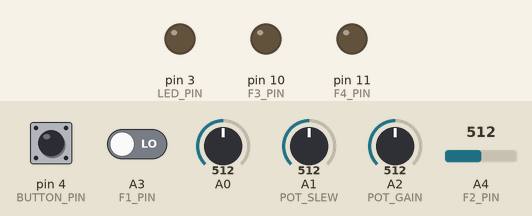
The sketch below on a simulated Arduino Uno, built with avr-gcc and run on an emulated ATmega328P. On the bench: output pins drawn as LEDs (lit = HIGH). Inputs (shaded band) come from the test bench; at power-on: pin 4 (BUTTON_PIN) HIGH, A3 (F1_PIN) LOW, A0 = 512, A1 (POT_SLEW) = 512, A2 (POT_GAIN) = 512, A4 (F2_PIN) = 512. Random numbers use the default seed unless the sketch sets one.

Above: at 1.2 s.
1.3 s: pin 4 (BUTTON_PIN) pulled LOW for 0.15 s
At 1.45 s:
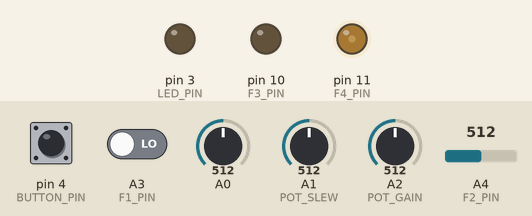
At 2.8 s:
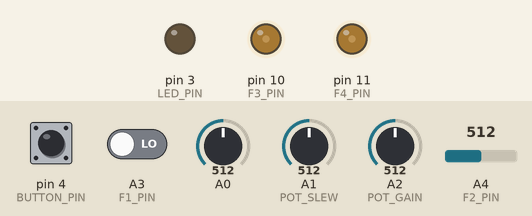
3.1 s: A3 (F1_PIN) driven HIGH
At 3.7 s:
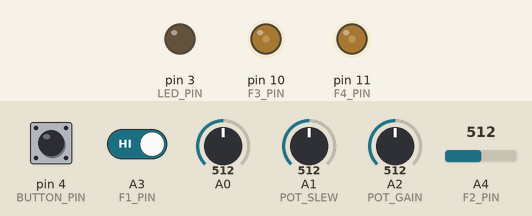
Timing chart, 0 to 6.1 s (numbered marks = the images above; inputs shaded):
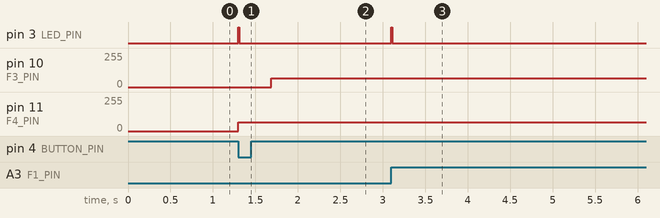

The sketch:

mod1-sampleandhold.ino
```cpp
/*
// Sample and Hold with Slew for Hagiwos Mod1 by Rob Heel.
 Classical sample and hold function. Sample and hold output on F4, triggered by button or F1 trigger in.
 If nothing is patched into sample input F2 an internal sample source is used.
 Pot1 is a bias for the internal noise. In the middle position truly random, fully clockwise shifts towards higher values,
 fully counter clockwise shifts towards lower values. Pot3  is gain/level.
 Slewed output on F3 with Pot 2 controling time constant of the slew.

Potentiometers
    Potentiometer 1 → A0 noise bias
    Potentiometer 2 → A1 time constant slew
    Potentiometer 3 → A2 gain
Inputs/Outputs:
    F1 → A3 trigger in
    F2 → A4 sample input
    F3 → A5 slew output
    F4 → D11 sample and hold output
    LED → Pin 3
    Button → Pin 4 trigger

*/


#include <Arduino.h>

// Pin Definitions
#define BUTTON_PIN 4
#define LED_PIN 3
#define F1_PIN A3
#define F2_PIN A4
#define F3_PIN 10 // Slew Output (Fast PWM)
#define F4_PIN 11 // PWM Output
#define POT_GAIN A2
#define POT_SLEW A1

int heldValue = 0;
bool buttonState = false;
bool lastButtonState = false;
int slewValue = 0;

bool lastF1State = LOW;  // Store previous state of F1 (for rising edge detection)

void setup() {
    pinMode(BUTTON_PIN, INPUT_PULLUP);
    pinMode(LED_PIN, OUTPUT);
    pinMode(F1_PIN, INPUT);
    pinMode(F2_PIN, INPUT);
    pinMode(F3_PIN, OUTPUT);
    pinMode(F4_PIN, OUTPUT);

    // Set up PWM on D11 (F4)
    TCCR2A = _BV(COM2A1) | _BV(WGM20) | _BV(WGM21); // Fast PWM
    TCCR2B = _BV(CS21); // Prescaler 8

    // Set up PWM on D10 (F3) - Fast PWM
    //TCCR1A = _BV(COM1A1) | _BV(WGM10) | _BV(WGM11); // Fast PWM
   // TCCR1B = _BV(CS11); // Prescaler 8

    TCCR1A = _BV(COM1A1) | _BV(WGM10);        // Enable PWM on OC1A (D10), WGM10 for 8-bit
    TCCR1B = _BV(WGM12) | _BV(CS11);          // Fast PWM 8-bit, prescaler 8

}

void loop() {
    // Read Button State
    buttonState = digitalRead(BUTTON_PIN) == LOW;

    // Read External Trigger (F1) - Rising edge detection
    //bool currentF1State = analogRead(F1_PIN) > 512;  // Consider above 2.5V as "high" 512
    bool currentF1State = digitalRead(F1_PIN); // digital read as trigger detect
    bool trigger = (currentF1State && !lastF1State);  // Rising edge detected

    // Check Sample Input
    int sampleInput = analogRead(F2_PIN);
    bool externalSample = sampleInput > 20; // Threshold to detect cable plugged in

    // Gain Control
    float gain = analogRead(POT_GAIN) / 1023.0;

    // Slew Time Control
    int slewTime = map(analogRead(POT_SLEW), 0, 1023, 1, 50); // Adjust range as needed

    // Read Potentiometer 1 (A0) to influence random value distribution
    int pot1Value = analogRead(A0);
    int potBias = map(pot1Value, 0, 1023, -500, 500); // Map pot value to range of -500 to +500

    // New Sample if Button Pressed or Rising Edge Trigger
    if ((buttonState && !lastButtonState) || trigger) {
        digitalWrite(LED_PIN, HIGH);
        if (externalSample) {
            heldValue = sampleInput * gain; // Use external input
        } else {
            // Generate random value influenced by Potentiometer 1
            int randomValue = random(1024);
            int biasedValue = randomValue + potBias;

            // Clamp the biased value to the range 0 to 1023
            biasedValue = constrain(biasedValue, 0, 1023);

            heldValue = biasedValue * gain;
        }
        analogWrite(F4_PIN, heldValue / 4); // Convert 10-bit to 8-bit PWM
        delay(10);
        digitalWrite(LED_PIN, LOW);
    }


// Slew Calculation
static unsigned long slewStartTimeMicros = 0;
static int startValue = 0;
static int targetValue = 0;
static int slewDurationMicros = 0;
static bool slewing = false;

static unsigned long lastStepTime = 0;
static int steps = 1;
static float stepSize = 0;
static float intermediateValue = 0;

// Slew time from Pot2
int rawPot = analogRead(POT_SLEW);
float curved = pow((float)rawPot / 1023.0, 2.5); // Optional: exponential response
int currentSlewTime = constrain(curved * 1000, 10, 1000); // 10–1000ms
int totalTimeMicros = currentSlewTime * 1000;

// Start new slew
if (heldValue != targetValue) {
    startValue = slewValue;
    targetValue = heldValue;
    slewDurationMicros = totalTimeMicros;
    steps = max(1, currentSlewTime * 2); // 2 steps per ms = 0.5ms per step
    stepSize = (float)(targetValue - startValue) / steps;
    intermediateValue = startValue;
    slewStartTimeMicros = micros();
    lastStepTime = micros();
    slewing = true;
}

if (slewing) {
    unsigned long now = micros();
    if (now - lastStepTime >= 500) { // 0.5ms per step
        intermediateValue += stepSize;
        slewValue = round(intermediateValue);
        lastStepTime = now;

        if ((stepSize > 0 && slewValue >= targetValue) ||
            (stepSize < 0 && slewValue <= targetValue)) {
            slewValue = targetValue;
            slewing = false;
        }
    }
}

// Output to F3
analogWrite(F3_PIN, slewValue / 4); // 10-bit to 8-bit PWM


    // Save current F1 state for next loop
    lastF1State = currentF1State;

    // Save button state for next loop
    lastButtonState = buttonState;
}
```

Measured:
- after the input at 1.3 s, pin 3 (LED_PIN): LOW → HIGH at once, → LOW 0.01 s later; pin 10 (F3_PIN): 0/255 → 64/255 after 0.39 s; pin 11 (F4_PIN): 0/255 → 64/255 at once
- after the input at 3.1 s, pin 3 (LED_PIN): LOW → HIGH at once, → LOW 0.01 s later
